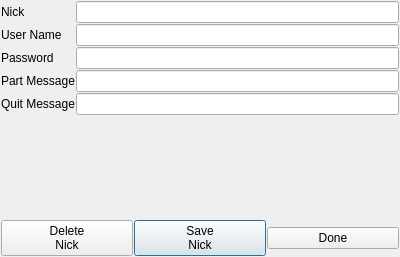
<?xml version="1.0" encoding="UTF-8"?>
<ui version="4.0">
 <author>Bernd Stramm</author>
 <class>IrcNickEdit</class>
 <widget class="QDialog" name="IrcNickEdit">
  <property name="geometry">
   <rect>
    <x>0</x>
    <y>0</y>
    <width>400</width>
    <height>257</height>
   </rect>
  </property>
  <property name="windowTitle">
   <string>IRC Nick</string>
  </property>
  <property name="windowIcon">
   <iconset resource="../dchat.qrc">
    <normaloff>:/dchatlogo.png</normaloff>:/dchatlogo.png</iconset>
  </property>
  <layout class="QGridLayout" name="gridLayout_2">
   <item row="0" column="0">
    <layout class="QFormLayout" name="formLayout">
     <item row="3" column="0">
      <widget class="QLabel" name="userNameLabel">
       <property name="text">
        <string>User Name</string>
       </property>
      </widget>
     </item>
     <item row="3" column="1">
      <widget class="QLineEdit" name="userNameEdit"/>
     </item>
     <item row="5" column="0">
      <widget class="QLabel" name="passwordLabel">
       <property name="text">
        <string>Password</string>
       </property>
      </widget>
     </item>
     <item row="5" column="1">
      <widget class="QLineEdit" name="passwordEdit">
       <property name="echoMode">
        <enum>QLineEdit::Password</enum>
       </property>
      </widget>
     </item>
     <item row="0" column="1">
      <widget class="QLineEdit" name="nickEdit"/>
     </item>
     <item row="0" column="0">
      <widget class="QLabel" name="nickLabel">
       <property name="text">
        <string>Nick</string>
       </property>
      </widget>
     </item>
     <item row="6" column="0">
      <widget class="QLabel" name="partMessageLabel">
       <property name="text">
        <string>Part Message</string>
       </property>
      </widget>
     </item>
     <item row="6" column="1">
      <widget class="QLineEdit" name="partEdit"/>
     </item>
     <item row="7" column="0">
      <widget class="QLabel" name="quitMessageLabel">
       <property name="text">
        <string>Quit Message</string>
       </property>
      </widget>
     </item>
     <item row="7" column="1">
      <widget class="QLineEdit" name="quitEdit"/>
     </item>
    </layout>
   </item>
   <item row="1" column="0">
    <layout class="QHBoxLayout" name="horizontalLayout">
     <item>
      <widget class="QPushButton" name="deleteButton">
       <property name="text">
        <string>Delete
Nick</string>
       </property>
       <property name="autoDefault">
        <bool>false</bool>
       </property>
      </widget>
     </item>
     <item>
      <widget class="QPushButton" name="saveButton">
       <property name="text">
        <string>Save
Nick</string>
       </property>
      </widget>
     </item>
     <item>
      <widget class="QPushButton" name="cancelButton">
       <property name="text">
        <string>Done</string>
       </property>
      </widget>
     </item>
    </layout>
   </item>
  </layout>
 </widget>
 <layoutdefault spacing="1" margin="1"/>
 <resources>
  <include location="../dchat.qrc"/>
 </resources>
 <connections/>
</ui>
